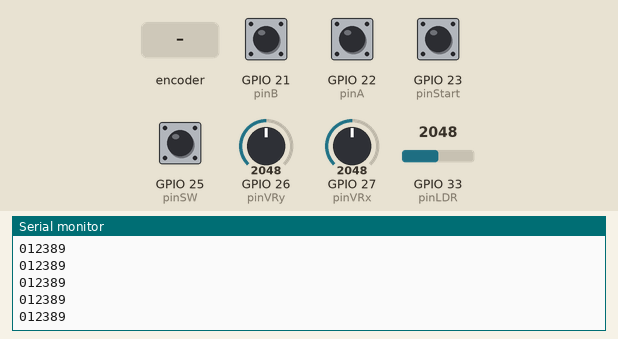
Recording of a sketch running on a simulated ESP32. On the bench: the last lines printed to the serial monitor. Inputs (shaded band) come from the test bench; at power-on: GPIO 21 (pinB), GPIO 22 (pinA), GPIO 23 (pinStart), GPIO 25 (pinSW) HIGH, GPIO 33 (pinLDR) = 2048, GPIO 26 (pinVRy) = 2048, GPIO 27 (pinVRx) = 2048.

Above: at 1.2 s.
1.3 s: GPIO 33 (pinLDR) set to 2866
At 1.8 s:
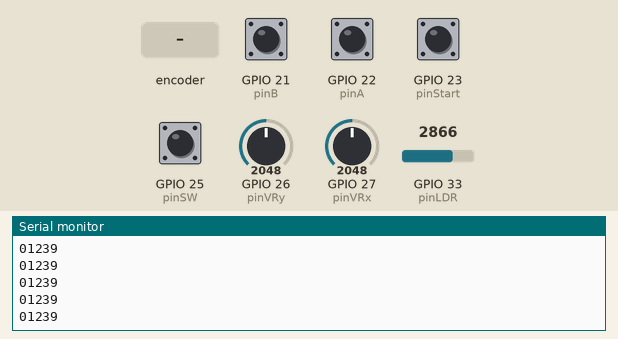
2.8 s: GPIO 26 (pinVRy) set to 60
At 3.6 s:
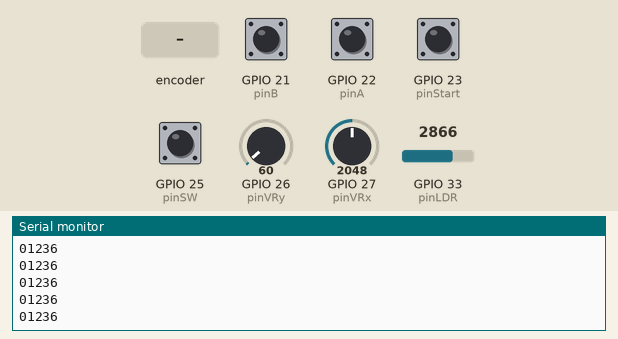
4.3 s: GPIO 27 (pinVRx) set to 60
At 5.3 s:
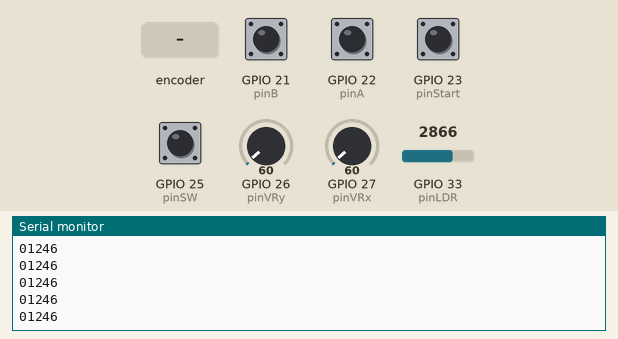
5.8 s: rotary encoder on GPIO 22 (pinA) / GPIO 21 (pinB) turned 1 step (first pin leading)
7.5 s: GPIO 23 (pinStart) pulled LOW for 0.15 s
9.1 s: GPIO 26 (pinVRy) set to 140
At 10.1 s:
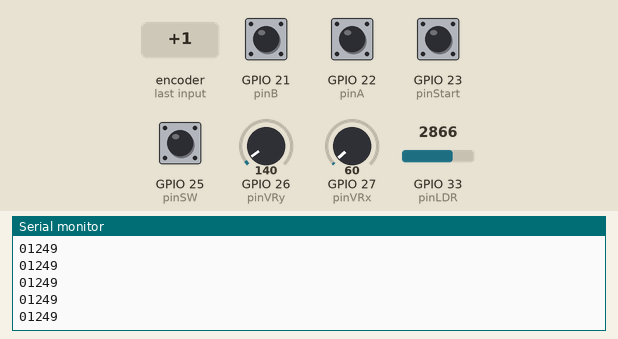
Timing chart, 0 to 11.6 s (numbered marks = the images above; inputs shaded):
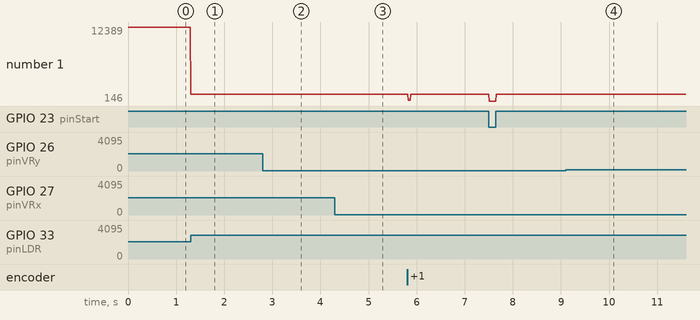

The sketch:

esp32.ino
```cpp
int pinA = 22;
int pinB = 21;
int pinStart = 23;
int pinVRx = 27;
int pinVRy = 26;
int pinSW = 25;
int pinLDR = 33;

void setup() {
  // put your setup code here, to run once:
  Serial.begin(115200);
  pinMode(pinA, INPUT_PULLUP);
  pinMode(pinB, INPUT_PULLUP);
  pinMode(pinStart, INPUT_PULLUP);
  pinMode(pinVRx, INPUT_PULLUP);
  pinMode(pinVRy, INPUT_PULLUP);
  pinMode(pinSW, INPUT_PULLUP);
  pinMode(pinLDR, INPUT);
}

void loop() {
  // put your main code here, to run repeatedly:
  int a = digitalRead(pinA);
  int b = digitalRead(pinB);
  int start = digitalRead(pinStart);
  int VRx = analogRead(pinVRx);
  int VRy = analogRead(pinVRy);
  int SW = digitalRead(pinSW);
  int LDR = analogRead(pinLDR);

//  Serial.print("A: ");
//  Serial.print(a);
//  Serial.print(" ");
//  Serial.print("B: ");
//  Serial.print(b);
//  Serial.print(" ");
//  Serial.print("START: ");
//  Serial.print(start);
//  Serial.print(" ");
//  Serial.print("VRx: ");
//  Serial.print(VRx);
//  Serial.print(" ");
//  Serial.print("VRy: ");
//  Serial.print(VRy);
//  Serial.print(" ");
//  Serial.print("SW: ");
//  Serial.print(SW);
//  Serial.print(" ");
//  Serial.println();
//  delay(100);

  if (a) {
    Serial.print(0);
  }
  if (b) {
    Serial.print(1);
  }
  if (start) {
    Serial.print(2);
  }
  if (VRx > 100 && VRx < 3996) {
    Serial.print(3);
  }
  if (VRx <= 100) {
    Serial.print(4);
  }
  if (VRx >= 3996) {
    Serial.print(5);
  }
  if (VRy <= 100) {
    Serial.print(6);
  }
  if (VRy >= 3996) {
    Serial.print(7);
  }
  if (LDR <= 2048) {
    Serial.print(8);
  }
  if (VRy > 100 && VRy < 3996) {
    Serial.print(9);
  }
  Serial.println();
  delay(10);
}
```

Measured:
- after the input at 1.3 s, the serial monitor: prints a new line at once (image 1)
- after the input at 2.8 s, the serial monitor: prints a new line at once (image 2)
- after the input at 4.3 s, the serial monitor: prints a new line at once (image 3)
- after the input at 9.1 s, the serial monitor: prints a new line at once (image 4)
- plotted number 1: 12389 → 1239 after the input at 1.3 s, 1239 → 1236 after the input at 2.8 s, 1236 → 1246 after the input at 4.3 s, 1246 → 1249 after the input at 9.1 s
